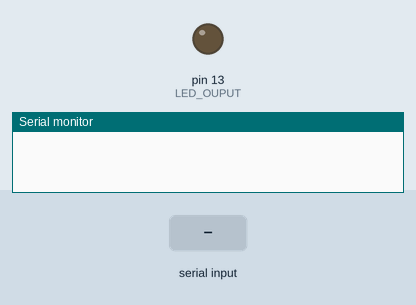
A sketch run on a simulated Arduino Uno, built with avr-gcc and run on an emulated ATmega328P. Parts: output pins drawn as LEDs (lit = HIGH), the last lines printed to the serial monitor. The inputs (shaded band) are chosen by the test bench.

Above: at 1.2 s.
1.3 s: "1" received over Serial
At 2.2 s:
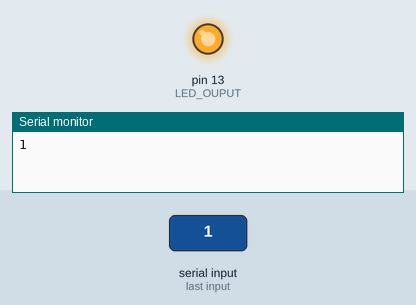
2.8 s: "0" received over Serial
At 3.4 s:
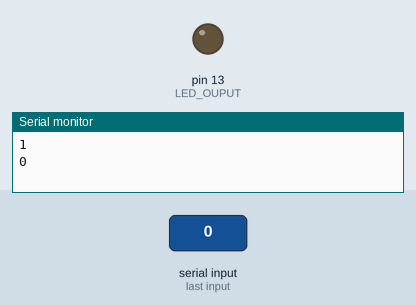
Timing chart, 0 to 5.8 s (numbered marks = the images above; inputs shaded):
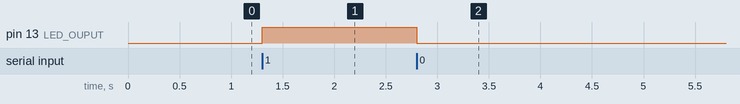

The sketch:

sketch_3.4.SerialInputDigitalOutput.ino
```cpp
int LED_OUPUT = 13;

void setup() {
  Serial.begin(9600);
  pinMode(LED_OUPUT, OUTPUT);
}

void loop() {
  if (Serial.available() > 0) {  // 시리얼로부터 읽어올 값이 있는지 검사

    char readChar = Serial.read();  // 기시리얼 값을 1자씩 읽기

    Serial.println(readChar);  // 읽어온 값을 다시 시리얼 모니터에 표시

    if (readChar == '1') {
      digitalWrite(LED_OUPUT, HIGH); // LED 켜기
    } else {
      digitalWrite(LED_OUPUT, LOW);  // LED 끄기
    }
  }
}
```

Measured:
- after the input at 1.3 s, pin 13 (LED_OUPUT): LOW → HIGH at once
- after the input at 2.8 s, pin 13 (LED_OUPUT): HIGH → LOW at once
